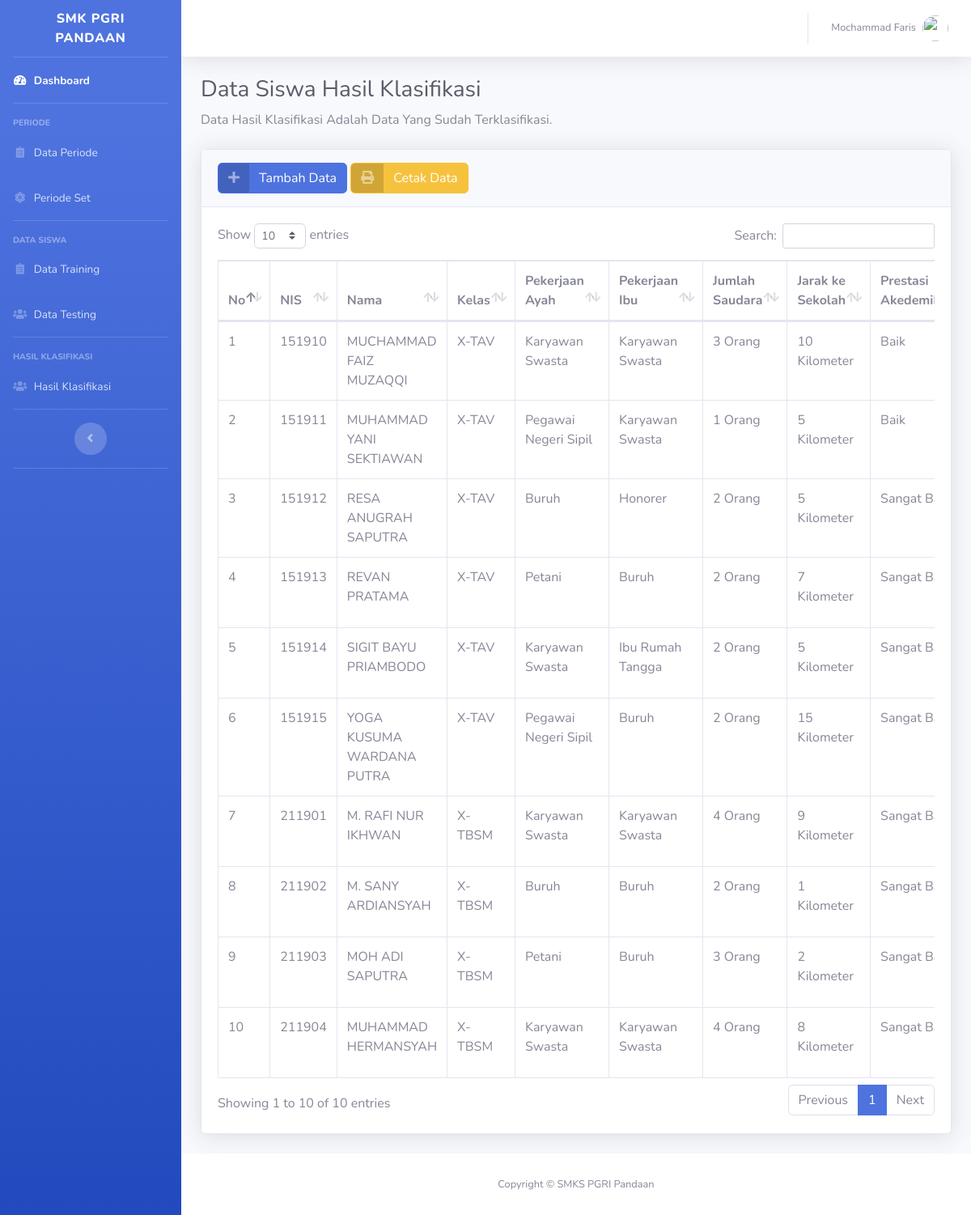
The app's page /admin/hasil_klasifikasi.php (signed in) with its own data.
### tables this page shows
CREATE TABLE `tb_user` (
  `id` int(11) NOT NULL,
  `nama` varchar(100) NOT NULL,
  `username` varchar(50) NOT NULL,
  `password` varchar(256) NOT NULL,
  `level` int(1) NOT NULL
);

CREATE TABLE `tb_hasil` (
  `nis` varchar(7) NOT NULL,
  `nama` varchar(50) NOT NULL,
  `pekerjaan_ayah` varchar(100) NOT NULL,
  `pendapatan_ayah` int(50) NOT NULL,
  `bobot_pendapatan_ayah` float NOT NULL,
  `pekerjaan_ibu` varchar(100) NOT NULL,
  `pendapatan_ibu` int(50) NOT NULL,
  `bobot_pendapatan_ibu` float NOT NULL,
  `jumlah_saudara` int(11) NOT NULL,
  `bobot_saudara` float NOT NULL,
  `jarak_rumah` float NOT NULL,
  `bobot_jarak` float NOT NULL,
  `prestasi_akedemik` int(11) NOT NULL,
  `keterangan` varchar(50) NOT NULL,
  `kelas` varchar(50) DEFAULT NULL,
  `periode` varchar(20) NOT NULL,
  `level` int(1) NOT NULL
);

### function.php (called while the page is built, shortened)
<?php
require 'connection.php';
function base_url($url = null)
{
  $base_url = "http://localhost/bansos_covid19";
  if ($url != null) {
    return $base_url . "/" . $url;
  } else {
    return $base_url;
  }
}
function query($kuery)
{
  global $conn;
  $result = mysqli_query($conn, $kuery);
  $rows = [];
  while ($row = mysqli_fetch_assoc($result)) {
    $rows[] = $row;
  }
  return $rows;
}

### admin/hasil_klasifikasi.php (the view, shortened to what this page needs)
<?php require 'template/header.php';
$data = query("SELECT * FROM tb_hasil");
?>
<div class="container-fluid">
  <h1 class="h3 mb-2 text-gray-800">Data Siswa Hasil Klasifikasi</h1>
  <p class="mb-4">Data Hasil Klasifikasi Adalah Data Yang Sudah Terklasifikasi.
  </p>
  <div class="card shadow mb-4">
    <div class="card-header py-3">
      <a href="<?= base_url('admin/data_testing.php') ?>" class="btn btn-primary btn-icon-split">
        <span class="icon text-white-50">
          <i class="fas fa-plus"></i>
        </span>
        <span class="text">Tambah Data</span>
      </a>
      <a href="<?= base_url('admin/cetak.php') ?>" class="btn btn-warning btn-icon-split">
        <span class="icon text-white-50">
          <i class="fas fa-print"></i>
        </span>
        <span class="text">Cetak Data</span>
      </a>
    </div>
    <div class="card-body">
      <div class="table-responsive">
        <table class="table table-bordered" id="dataTable" width="100%" cellspacing="0">
          <thead>
            <tr>
              <th>No</th>
              <th>NIS</th>
              <th>Nama</th>
              <th>Kelas</th>
              <th>Pekerjaan Ayah</th>
              <th>Pekerjaan Ibu</th>
              <th>Jumlah Saudara</th>
              <th>Jarak ke Sekolah</th>
              <th>Prestasi Akedemik</th>
            </tr>
          </thead>
          <tbody>
            <?php
            $a = 1;
            foreach ($data as $b) : ?>
              <?php
              if ($b['prestasi_akedemik'] >= 60 && $b['prestasi_akedemik'] <= 70) {
                $nilai = 'Cukup';
              } elseif ($b['prestasi_akedemik'] >= 71 && $b['prestasi_akedemik'] <= 79) {
                $nilai = 'Baik';
              } elseif ($b['prestasi_akedemik'] >= 80 && $b['prestasi_akedemik'] <= 100) {
                $nilai = 'Sangat Baik';
              } else {
                $nilai = 'Kurang';
              }
              ?>
              <tr>
                <td><?= $a ?></td>
                <td><?= $b['nis'] ?></td>
                <td><?= $b['nama'] ?></td>
                <td><?= $b['kelas'] ?></td>
                <td><?= $b['pekerjaan_ayah'] ?></td>
                <td><?= $b['pekerjaan_ibu'] ?></td>
                <td><?= $b['jumlah_saudara'] ?> Orang</td>
                <td><?= $b['jarak_rumah'] ?> Kilometer</td>
                <td><?= $nilai ?></td>
              </tr>
            <?php
              $a++;
            endforeach;
            ?>
          </tbody>
        </table>
      </div>
    </div>
  </div>
</div>
</div>
<?php require 'template/footer.php' ?>

### admin/template/header.php (shortened to what this page needs)
<?php require '../connection.php';
include_once '../function.php';
$b = $_SESSION['username'];
$q = mysqli_query($conn, "SELECT * FROM tb_user WHERE username='$b'");
$c = mysqli_fetch_assoc($q);
?>
<!DOCTYPE html>
<html lang="en">
<head>
  <link href="<?= base_url('assets/') ?>vendor/fontawesome-free/css/all.min.css" rel="stylesheet" type="text/css">
  <link href="<?= base_url('assets/') ?>css/sb-admin-2.min.css" rel="stylesheet">
  <link href="<?= base_url('assets/') ?>vendor/datatables/dataTables.bootstrap4.min.css" rel="stylesheet">
  <link rel="stylesheet" href="https://stackpath.bootstrapcdn.com/font-awesome/4.7.0/css/font-awesome.min.css">
</head>
<body id="page-top">
  <div id="wrapper">
    <ul class="navbar-nav bg-gradient-primary sidebar sidebar-dark accordion" id="accordionSidebar">
      <a class="sidebar-brand d-flex align-items-center justify-content-center" href="index.html">
        <div class="sidebar-brand-text mx-3">SMK PGRI Pandaan</div>
      </a>
      <hr class="sidebar-divider my-0">
      <li class="nav-item active">
        <a class="nav-link" href="<?= base_url('admin') ?>">
          <i class="fas fa-fw fa-tachometer-alt"></i>
          <span>Dashboard</span></a>
      </li>
      <hr class="sidebar-divider">
      <div class="sidebar-heading">
        Periode
      </div>
      <li class="nav-item">
        <a class="nav-link" href="<?= base_url('admin/periode.php') ?>">
          <i class="fas fa-fw fa-clipboard-list"></i>
          <span> Data Periode</span></a>
      </li>
      <li class="nav-item">
        <a class="nav-link" href="<?= base_url('admin/halamancek.php') ?>">
          <i class="fas fa-fw fa-atom"></i>
          <span> Periode Set</span></a>
      </li>
      <hr class="sidebar-divider">
      <div class="sidebar-heading">
        Data Siswa
      </div>
      <li class="nav-item">
        <a class="nav-link" href="<?= base_url('admin/data_traning.php') ?>">
          <i class="fas fa-fw fa-clipboard-list"></i>
          <span> Data Training</span></a>
      </li>
      <li class="nav-item">
        <a class="nav-link" href="<?= base_url('admin/data_testing.php') ?>">
          <i class="fas fa-fw fa-users"></i>
          <span>Data Testing</span></a>
      </li>
      <hr class="sidebar-divider d-none d-md-block">
      <div class="sidebar-heading">
        Hasil Klasifikasi
      </div>
      <li class="nav-item">
        <a class="nav-link" href="<?= base_url('admin/hasil_klasifikasi.php') ?>">
          <i class="fas fa-fw fa-users"></i>
          <span>Hasil Klasifikasi</span></a>
      </li>
      <hr class="sidebar-divider d-none d-md-block">
      <div class="text-center d-none d-md-inline">
        <button class="rounded-circle border-0" id="sidebarToggle"></button>
      </div>
      <hr class="sidebar-divider d-none d-md-block">
    </ul>
    <div id="content-wrapper" class="d-flex flex-column">
      <div id="content">
        <nav class="navbar navbar-expand navbar-light bg-white topbar mb-4 static-top shadow">
          <ul class="navbar-nav ml-auto">
            <li class="nav-item dropdown no-arrow">
              <a class="nav-link dropdown-toggle" href="#" id="userDropdown" role="button" data-toggle="dropdown" aria-haspopup="true" aria-expanded="false">
                <span class="mr-2 d-none d-lg-inline text-gray-600 small"><?= $c['nama'] ?></span>
                <img class="img-profile rounded-circle" src="https://source.unsplash.com/QAB-WJcbgJk/60x60">
              </a>
            </li>
          </ul>
        </nav>

### admin/template/footer.php (shortened to what this page needs)
<footer class="sticky-footer bg-white">
  <div class="container my-auto">
    <div class="copyright text-center my-auto">
      <span>Copyright &copy; SMKS PGRI Pandaan</span>
    </div>
  </div>
</footer>
</div>
</div>
</body>
</html>

### records on screen
tb_user: nama "Mochammad Faris"
tb_hasil: nis "151910", nama "MUCHAMMAD FAIZ MUZAQQI", kelas "X-TAV", pekerjaan_ayah "Karyawan Swasta", pekerjaan_ibu "Karyawan Swasta", jumlah_saudara "3", jarak_rumah "10", prestasi_akedemik "Baik"
tb_hasil: nis "151911", nama "MUHAMMAD YANI SEKTIAWAN", kelas "X-TAV", pekerjaan_ayah "Pegawai Negeri Sipil", pekerjaan_ibu "Karyawan Swasta", jumlah_saudara "1", jarak_rumah "5", prestasi_akedemik "Baik"
tb_hasil: nis "151912", nama "RESA ANUGRAH SAPUTRA", kelas "X-TAV", pekerjaan_ayah "Buruh", pekerjaan_ibu "Honorer", jumlah_saudara "2", jarak_rumah "5", prestasi_akedemik "Sangat…"
tb_hasil: nis "151913", nama "REVAN PRATAMA", kelas "X-TAV", pekerjaan_ayah "Petani", pekerjaan_ibu "Buruh", jumlah_saudara "2", jarak_rumah "7", prestasi_akedemik "Sangat…"
tb_hasil: nis "151914", nama "SIGIT BAYU PRIAMBODO", kelas "X-TAV", pekerjaan_ayah "Karyawan Swasta", pekerjaan_ibu "Ibu Rumah Tangga", jumlah_saudara "2", jarak_rumah "5", prestasi_akedemik "Sangat…"
tb_hasil: nis "151915", nama "YOGA KUSUMA WARDANA PUTRA", kelas "X-TAV", pekerjaan_ayah "Pegawai Negeri Sipil", pekerjaan_ibu "Buruh", jumlah_saudara "2", jarak_rumah "15", prestasi_akedemik "Sangat…"
tb_hasil: nis "211901", nama "M. RAFI NUR IKHWAN", kelas "X-TBSM", pekerjaan_ayah "Karyawan Swasta", pekerjaan_ibu "Karyawan Swasta", jumlah_saudara "4", jarak_rumah "9", prestasi_akedemik "Sangat…"
tb_hasil: nis "211902", nama "M. SANY ARDIANSYAH", kelas "X-TBSM", pekerjaan_ayah "Buruh", pekerjaan_ibu "Buruh", jumlah_saudara "2", jarak_rumah "1", prestasi_akedemik "Sangat…"
tb_hasil: nis "211903", nama "MOH ADI SAPUTRA", kelas "X-TBSM", pekerjaan_ayah "Petani", pekerjaan_ibu "Buruh", jumlah_saudara "3", jarak_rumah "2", prestasi_akedemik "Sangat…"
tb_hasil: nis "211904", nama "MUHAMMAD HERMANSYAH", kelas "X-TBSM", pekerjaan_ayah "Karyawan Swasta", pekerjaan_ibu "Karyawan Swasta", jumlah_saudara "4", jarak_rumah "8", prestasi_akedemik "Sangat…"
